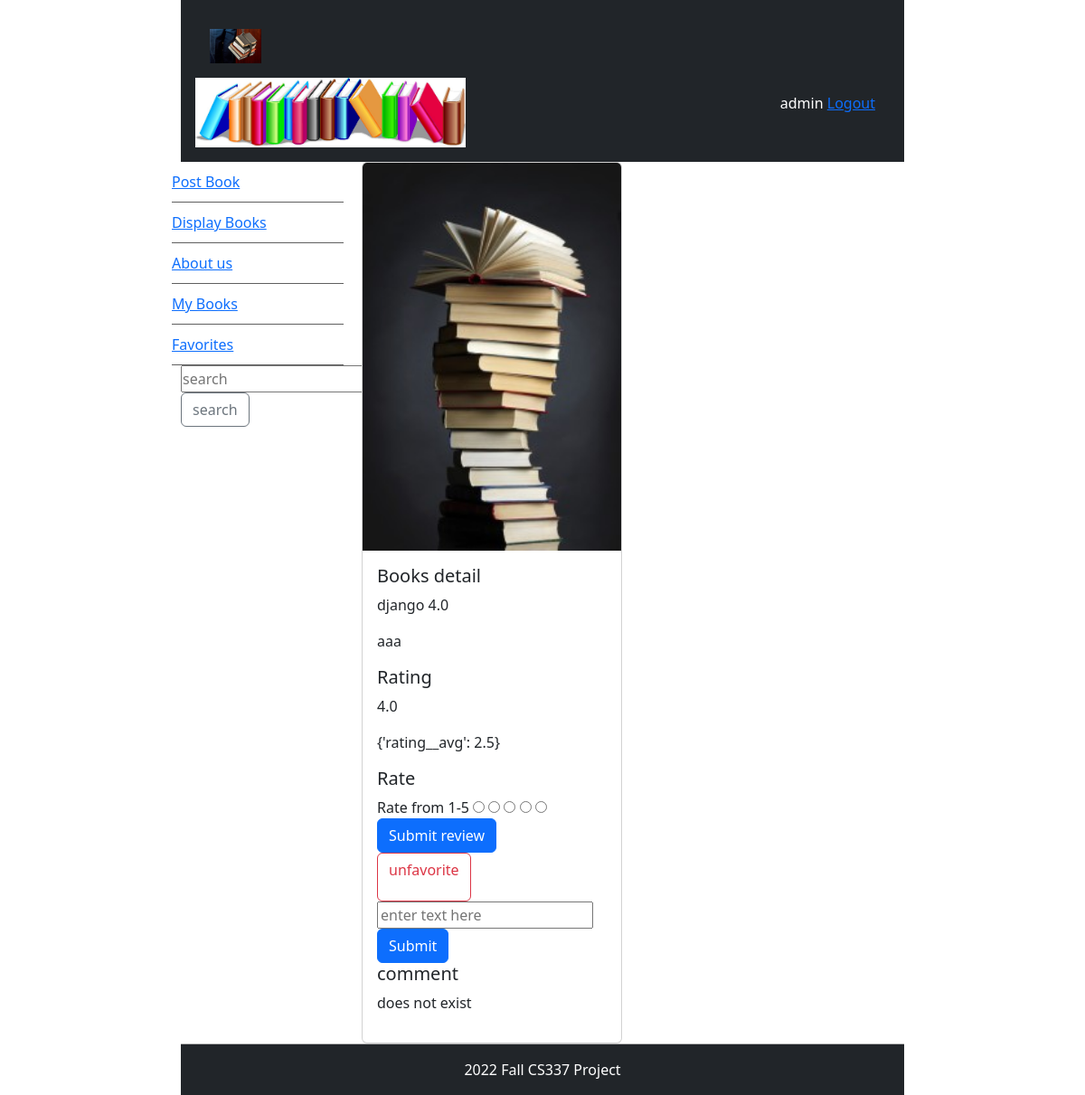
Before: /book_detail/3 (signed in) with the older database file.
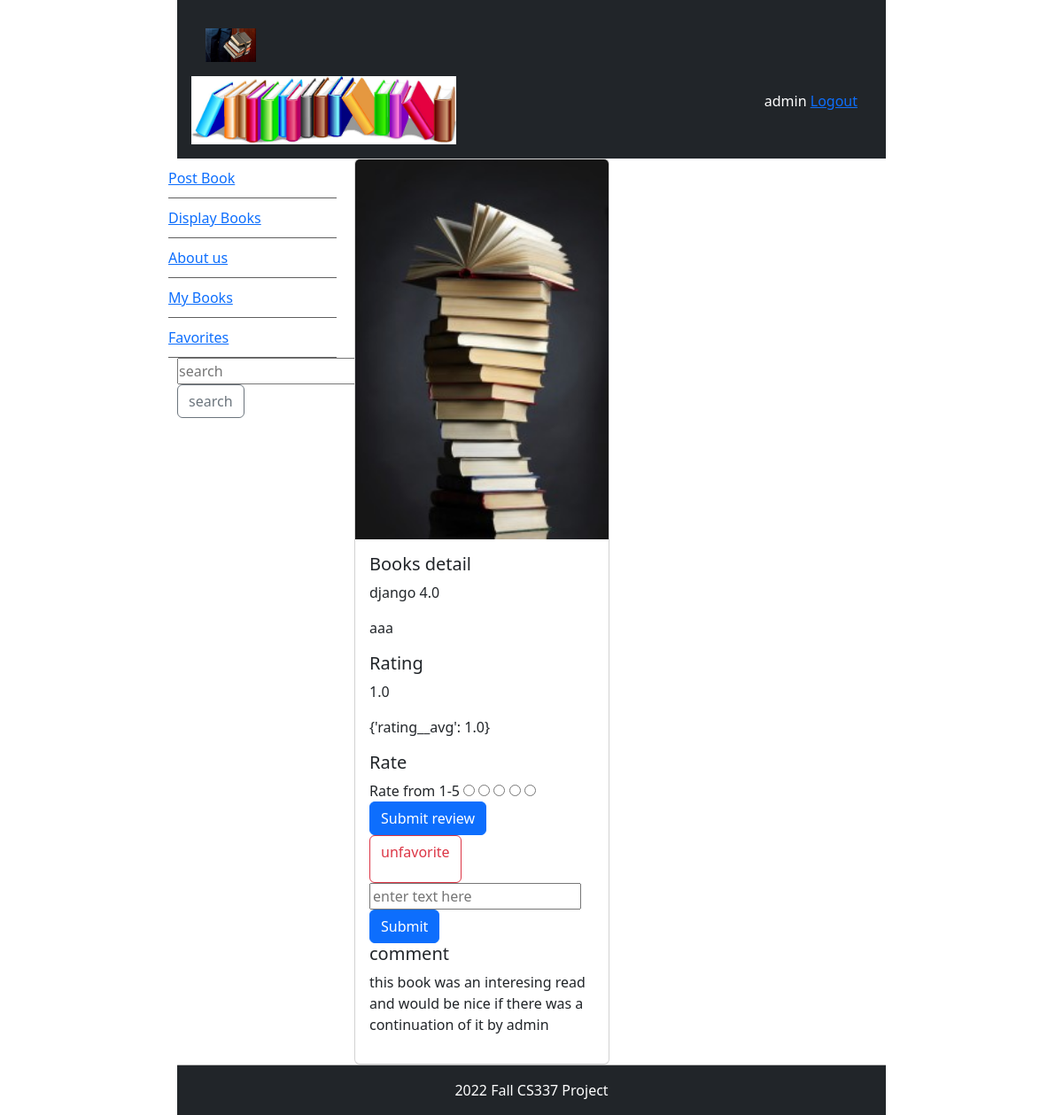
After: the same page with the newer database file.
### bookMng/models.py (models this page shows, shortened)
class MainMenu(models.Model):
    item = models.CharField(max_length=200, unique=True)
    link = models.CharField(max_length=500, unique=True)

class Book(models.Model):
    name = models.CharField(max_length=200)
    web = models.URLField(max_length=200)
    price = models.DecimalField(decimal_places=2, max_digits=8)
    publishdate = models.DateField(auto_now=True)
    picture = models.FileField(upload_to='bookEX/static/uploads')
    pic_path = models.CharField(max_length=300, editable=False, blank=True)
    username = models.ForeignKey(User, blank=True, null=True, on_delete=models.CASCADE)
    favorite = models.ManyToManyField(User, related_name='favorite', blank=True)

class Rate(models.Model):
    rating = models.FloatField()
    product = models.ForeignKey(Book, blank=True, null=True, on_delete=models.CASCADE)
    username = models.ForeignKey(User, blank=True, null=True, on_delete=models.CASCADE)

class Comment(models.Model):
    comment = models.TextField(max_length=500, blank=True)
    product = models.ForeignKey(Book, blank=True, null=True, on_delete=models.CASCADE)
    username = models.ForeignKey(User, blank=True, null=True, on_delete=models.CASCADE)

### bookMng/views.py (the view, shortened to what this page needs)
# urls.py: path('book_detail/<int:book_id>', views.book_detail, name='book_detail'),
def book_detail(request, book_id):
    book = Book.objects.get(id=book_id)
    book.pic_path = book.picture.url[14:]
    is_favorite = False
    is_rate = False
    is_comment = False
    if request.user.is_authenticated:
        if Comment.objects.filter(username=request.user, product__id=book_id).exists():
            is_comment = True
        if book.favorite.filter(id=request.user.id).exists():
            is_favorite = True
        if Rate.objects.filter(username=request.user, product__id=book_id).exists():
            is_rate = True
            avg = Rate.objects.filter(product__id=book_id).aggregate(Avg('rating'))
            comments = Comment.objects.filter(product__id=book_id)
            return render(request,
                          'bookMng/book_detail.html',
                          {
                              'item_list': MainMenu.objects.all(),
                              'book': book,
                              'is_favorite': is_favorite,
                              'is_comment': is_comment,
                              'rate': Rate.objects.get(username=request.user, product__id=book_id),
                              'is_rate': is_rate,
                              'avg': avg,
                              'comments': comments
                          })

### bookEX/templates/bookMng/book_detail.html (shortened to what this page needs)
{% extends "base.html" %}
{% load static %}
{% block sidenav %}
    {% for item in item_list %}
    <li>
        <a href="{{item.link}}">{{item.item}} </a>
    </li>
    {% endfor %}
{% endblock sidenav %}
{% block content %}
<div class="card" style="width: 18rem;">
  <img src="{% static book.pic_path %}" class="card-img-top" alt="...">
  <div class="card-body">
    <h5 class="card-title"> Books detail</h5>
    <p class="card-text"> {{book.name}}</p>
    <p class="card-text">
      {{book.username}}
    </p>
{% if user.is_authenticated %}
    <h5 class="card-title"> Rating</h5>
 {% if is_rate %}
    <p> {{rate.rating}}</p>
 <p>{{avg}}</p>
      {% else %}
      <p>does not exist</p>
       <p>{{avg}}</p>
 {% endif %}
 <p class="card-text">
   <form action="{% url 'rate' book.id %}" method="POST">
       <h5> Rate</h5>
       <div class="rate">
           Rate from 1-5
            <input type="radio" name="rating" id="rating1" value="1" required/>
           <input type="radio" name="rating" id="rating2" value="2" required/>
           <input type="radio" name="rating" id="rating3" value="3" required/>
           <input type="radio" name="rating" id="rating4" value="4" required/>
           <input type="radio" name="rating" id="rating5" value="5" required/>
           <br>
        <input type="submit" value="Submit review" class="btn btn-primary">
       </div>
           <div>
 {% if is_favorite %}
    <a class="btn btn-outline-danger"  href="http://127.0.0.1:8000/book_favorite/{{ book.id }}">    <p>unfavorite </p>   </a>
  {% else %}
    <a class="btn btn-primary"  href="http://127.0.0.1:8000/book_favorite/{{ book.id }}">    <p>favorite</p> </a>
     {% endif %}
      </div>
   </form>
            {% else %}
you are not logged in to see ratings
            <a href="{% url 'login' %}?next=/">login</a>
            {% endif %}
 <form  action="{% url 'comment' book.id %}" method="POST" novalidate>
        <input type="text" name="comment" id="comment" placeholder="enter text here" required>
                <input class="btn btn-primary" type="submit" value="Submit">
  </form>
    <h5 class="card-title"> comment</h5>
 {% if is_comment %}
    {% for comment in comments %}
      <p>  {{comment.comment}}  by {{comment.username}} </p>
    {% endfor %}
      {% else %}
      <p>does not exist</p>
 {% endif %}
{% endblock content %}

### bookEX/templates/base.html (shortened to what this page needs)
{% load static %}
<!DOCTYPE html>
<html lang="en">
<head>
    <link href="{% static  'main.css' %}" rel="stylesheet" type="text/css">
        <link href="https://cdn.jsdelivr.net/npm/bootstrap@5.2.3/dist/css/bootstrap.min.css" rel="stylesheet">
</head>
<body>
<div id="wrapper">
    <header class="text-bg-dark p-3" id="header">
        <div class="text-bg-dark p-3">
            <img src="{% static 'logo.jpg'%}" height="38">
        </div>
        <span class="text-bg-dark p-3" style="float: right;">
            {% if user.is_authenticated %}
            {{ user.username }}
            <a href="{% url 'logout' %}?next=/">Logout  </a>
            {% else %}
            Not logged in
            <a href="{% url 'login' %}?next=/">login</a>
            {% endif %}
        </span>
        <div >
            <img src="{%static 'top_banner.jpg'%}" height="77">
        </div>
    </header>
    <aside id="leftsidebar">
        <nav id="nav">
            <ul class="nav flex-column">
                {% block sidenav %}{% endblock sidenav %}
            </ul>
            <form class="d=flex" method=POST action="/search_items">
               <input class='nav flex-column' type = 'search' placeholder="search" name="searched">
    <button class ='btn btn-outline-secondary' type="submit">search</button>
                </form>
        </nav>
    </aside>
    <section  id="main">
        {% block content %}{% endblock content %}
    </section>
    <footer class="text-bg-dark p-3" id="footer">
        2022 Fall CS337 Project
    </footer>
</div>
</body>
</html>

### bookEX/static/main.css (style rules this page uses)
#wrapper { margin-top: 0px; margin-left: auto; margin-right: auto; background-color:#ffffff; width:800px; }
#leftsidebar { width: 180px; height:350px; float:left; }
#nav li { padding-top:10px; padding-bottom:10px; list-style-type: none; border-bottom: thin solid #5f5f5f; color:#4c4c4c; left:0px; list-style-position:inside; margin-left: -10px; }
#main { width:560px; float: left; margin-left: 20px; margin-right: 10px; padding-right: 10px; }
#footer { text-align: center; margin-top: 5px; padding-top: 10px; padding-bottom: 10px; border-top: thin solid #BBBBBB; clear: both; color: #969696; }

Changed rows visible on the page:
changed Rate: rating "4.0" → "1.0"
added Comment: comment "this book was an interesing read and would be nice if there was a continuation of it", username "admin"
Other visible differences:
{{ avg }}: "{'rating__avg': 2.5}" → "{'rating__avg': 1.0}"
text no longer shown: "does not exist"
